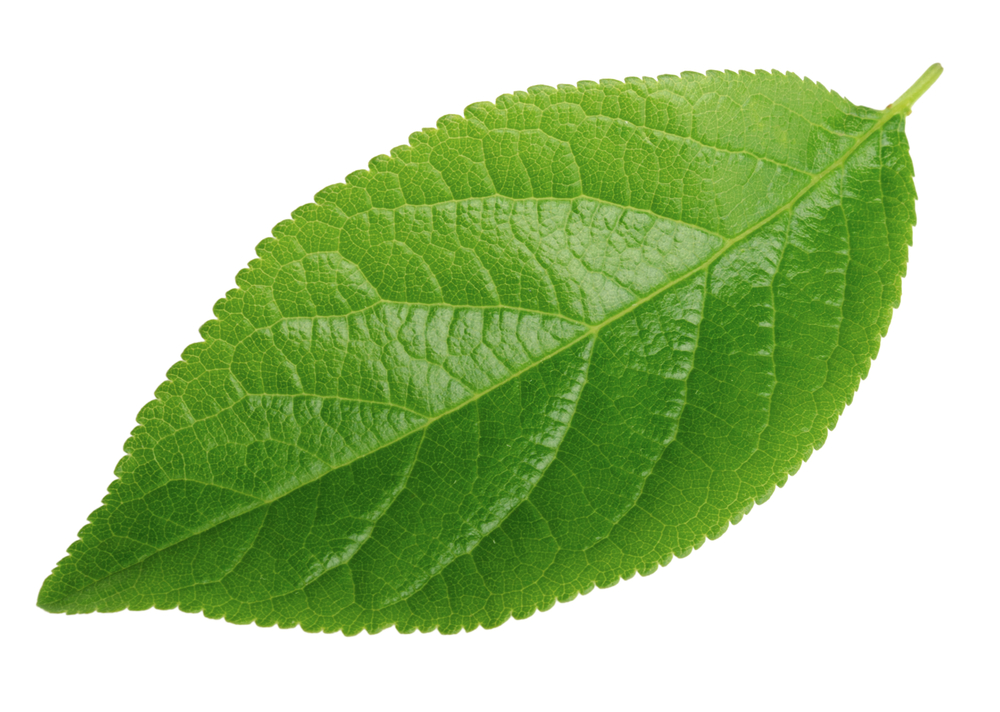
#> input picture Open CV/Brightness Control With Hand Detection OpenCV Python Source Code/leaf.jpg, 1000 x 712 px, given in place of the camera
$ python cameo.py   (older library calls are emulated)
#> lines starting #> are read from the running program, lines starting #| are printed output that depends on the picture
### Open CV/Brightness Control With Hand Detection OpenCV Python Source Code/managers.py
import cv2
import numpy
import time


class CaptureManager(object):

    def __init__(self, capture, previewWindowManager = None,
                 shouldMirrorPreview = False):

        self.previewWindowManager = previewWindowManager
        self.shouldMirrorPreview = shouldMirrorPreview

        self._capture = capture
        self._channel = 0
        self._enteredFrame = False
        self._frame = None
        self._imageFilename = None
        self._videoFilename = None
        self._videoEncoding = None
        self._videoWriter = None

        self._startTime = None
        self._framesElapsed = 0
        self._fpsEstimate = None

    @property
    def channel(self):
        return self._channel

    # [5 lines left out: function channel, not called in this run]

    @property
    def frame(self):
        if self._enteredFrame and self._frame is None:
            _, self._frame = self._capture.retrieve(
                    self._frame, self.channel)
        return self._frame

    @property
    def isWritingImage(self):
        return self._imageFilename is not None

    @property
    def isWritingVideo(self):
        return self._videoFilename is not None

    def enterFrame(self):
        """Capture the next frame, if any."""

        # But first, check that any previous frame was exited.
        assert not self._enteredFrame, \
            'previous enterFrame() had no matching exitFrame()'

        if self._capture is not None:
            self._enteredFrame = self._capture.grab()

    def exitFrame(self):
        """Draw to the window. Write to files. Release the frame."""

        # Check whether any grabbed frame is retrievable.
        # The getter may retrieve and cache the frame.
        if self.frame is None:
            self._enteredFrame = False
            return

        # Update the FPS estimate and related variables.
        if self._framesElapsed == 0:
            self._startTime = time.perf_counter()
        else:
            timeElapsed = time.perf_counter() - self._startTime
            self._fpsEstimate =  self._framesElapsed / timeElapsed
        self._framesElapsed += 1

        # Draw to the window, if any.
        if self.previewWindowManager is not None:
            if self.shouldMirrorPreview:
                mirroredFrame = numpy.fliplr(self._frame)
                self.previewWindowManager.show(mirroredFrame)
            else:
                self.previewWindowManager.show(self._frame)

        # Write to the image file, if any.
        if self.isWritingImage:
            cv2.imwrite(self._imageFilename, self._frame)
            self._imageFilename = None

        # Write to the video file, if any.
        self._writeVideoFrame()

        # Release the frame.
        self._frame = None
        self._enteredFrame = False

    def writeImage(self, filename):
        """Write the next exited frame to an image file."""
        self._imageFilename = filename

    # [12 lines left out: functions startWritingVideo, stopWritingVideo, not called in this run]

    def _writeVideoFrame(self):

        if not self.isWritingVideo:
            return

        if self._videoWriter is None:
            fps = self._capture.get(cv2.CAP_PROP_FPS)
            if numpy.isnan(fps) or fps <= 0.0:
                # The capture's FPS is unknown so use an estimate.
                if self._framesElapsed < 20:
                    # Wait until more frames elapse so that the
                    # estimate is more stable.
                    return
                else:
                    fps = self._fpsEstimate
            size = (int(self._capture.get(
                        cv2.CAP_PROP_FRAME_WIDTH)),
                    int(self._capture.get(
                        cv2.CAP_PROP_FRAME_HEIGHT)))
            self._videoWriter = cv2.VideoWriter(
                self._videoFilename, self._videoEncoding,
                fps, size)

        self._videoWriter.write(self._frame)


class WindowManager(object):

    def __init__(self, windowName, keypressCallback = None):
        self.keypressCallback = keypressCallback

        self._windowName = windowName
        self._isWindowCreated = False

    @property
    def isWindowCreated(self):
        return self._isWindowCreated

    def createWindow(self):
        cv2.namedWindow(self._windowName)
        self._isWindowCreated = True

    def show(self, frame):
        cv2.imshow(self._windowName, frame)

    def destroyWindow(self):
        cv2.destroyWindow(self._windowName)
        self._isWindowCreated = False

    def processEvents(self):
        keycode = cv2.waitKey(1)
        if self.keypressCallback is not None and keycode != -1:
            self.keypressCallback(keycode)

### Open CV/Brightness Control With Hand Detection OpenCV Python Source Code/filters.py
import cv2
import numpy as np

def strokeEdge(src, dst, blurKsize = 7, edgeKsize = 5):
    if blurKsize >= 3:
        blurredSrc = cv2.medianBlur(src, blurKsize)
        graySrc = cv2.cvtColor(blurredSrc, cv2.COLOR_BGR2GRAY)
    else:
        graySrc = cv2.cvtColor(src, cv2.COLOR_BGRA2GRAY)
    cv2.Laplacian(graySrc, cv2.CV_8U, graySrc, ksize=edgeKsize)
    normalizedInverseAlpha = (1.0/2555) * (255 - graySrc)
    channels = cv2.split(src)
    for channel in channels:
        channel[:] = channel * normalizedInverseAlpha
    cv2.merge(channels, dst)

### Open CV/Brightness Control With Hand Detection OpenCV Python Source Code/cameo.py
import cv2
from managers import WindowManager, CaptureManager
import filters
class Cameo(object):
    def __init__(self):
        self._windowManager = WindowManager('Cameo', self.onKeypress)
        self._captureManager = CaptureManager(cv2.VideoCapture(0), self._windowManager, True)

    def run(self):
        self._windowManager.createWindow()
        while self._windowManager.isWindowCreated:
            self._captureManager.enterFrame()
            frame = self._captureManager.frame

            if frame is not None:
                #TODO
                pass
            filters.strokeEdge(frame,frame)
            self._captureManager.exitFrame()
            self._windowManager.processEvents()
#> this loop made 1 pass; (key Esc is pressed on pass 1)
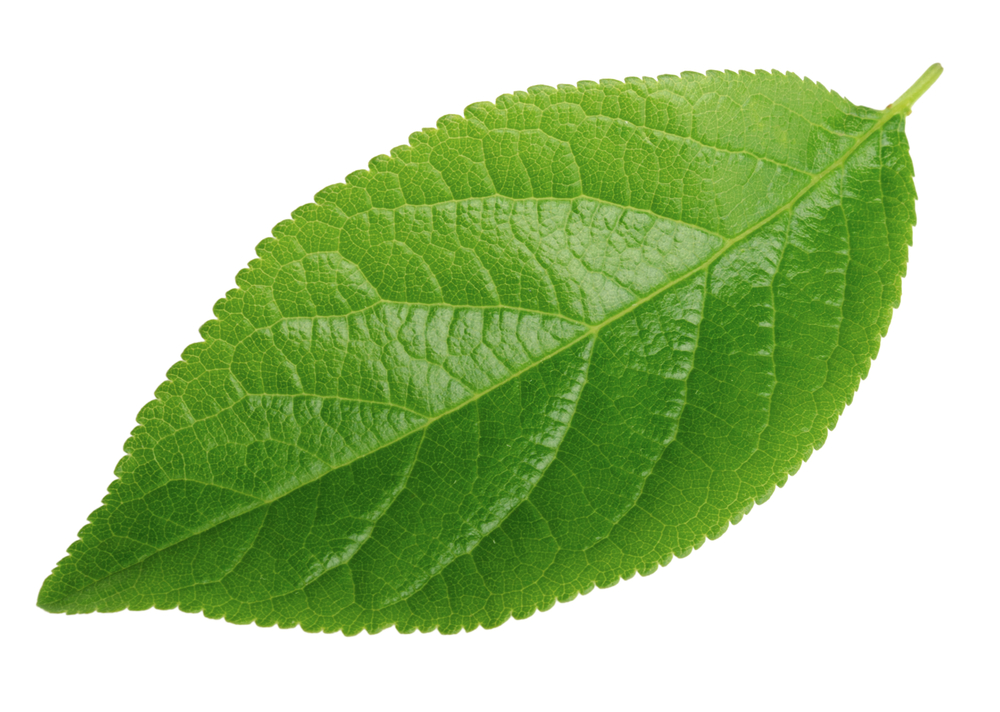
#> input picture Open CV/Brightness Control With Hand Detection OpenCV Python Source Code/leaf.jpg, 1000 x 712 px, given in place of the camera
#> pass 1, in strokeEdge, `graySrc = cv2.cvtColor(blurredSrc, cv2.COLOR_BGR2GRAY)`:
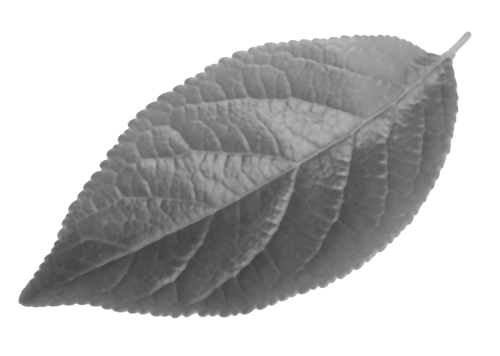
#> graySrc: shape (712, 1000) (shown at 1/2 size); min 64, max 255, mean 190.2
#> pass 1, in strokeEdge, `normalizedInverseAlpha = (1.0/2555) * (255 - graySrc)`:
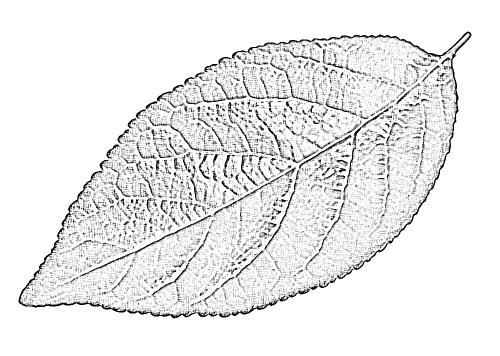
#> normalizedInverseAlpha: shape (712, 1000) float64 (shown at 1/2 size); min 0, max 0.0998, mean 0.0919; drawn with min black and max white
#> pass 1, in exitFrame, `mirroredFrame = numpy.fliplr(self._frame)`:
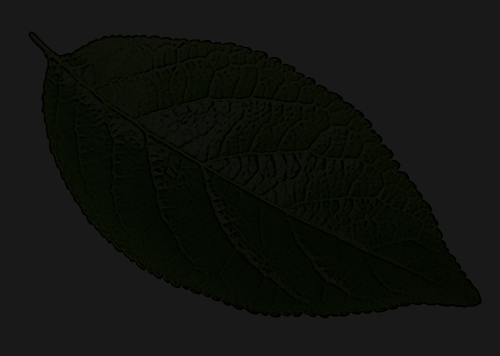
#> mirroredFrame: shape (712, 1000, 3) (shown at 1/2 size); mean B, G, R 14.7, 18.7, 16.7
#> after the loop:
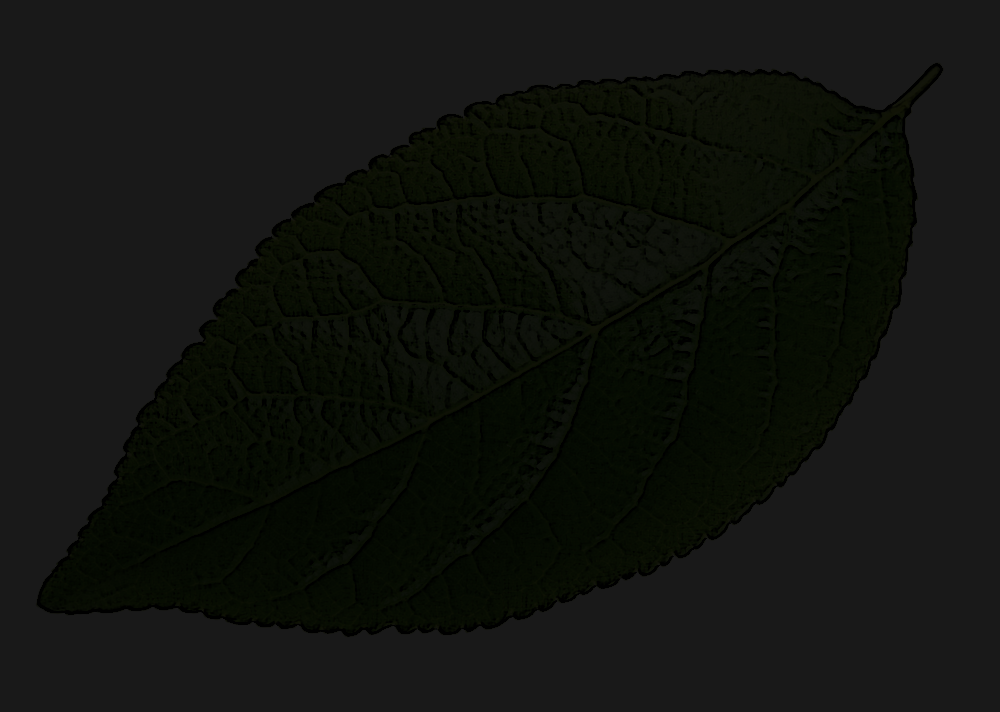
#> frame: shape (712, 1000, 3); mean B, G, R 14.7, 18.7, 16.7

    def onKeypress(self, keycode):
        if keycode == 32:  #spacebar
            self._captureManager.writeImage('screencapture.png')
        elif keycode == 9:# tabbtn
            if not self._captureManager.isWritingVideo:
                self._captureManager.startWritingVideo('screencast.avi')
            else:
                self._captureManager.stopWritingVideo()
        elif keycode == 27: #escape btn
            self._windowManager.destroyWindow()

if __name__ =="__main__":
    Cameo().run()

$ run again, on Open CV/Brightness Control With Hand Detection OpenCV Python Source Code/img.png
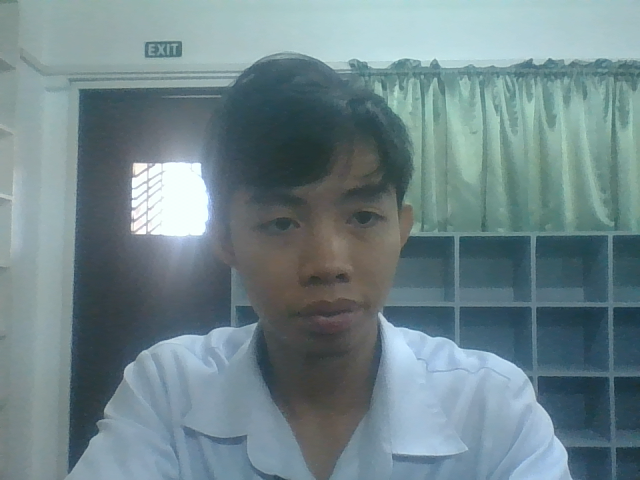
#> input picture Open CV/Brightness Control With Hand Detection OpenCV Python Source Code/img.png, 640 x 480 px, given in place of the camera
#> the loop in run, `while self._windowManager.isWindowCreated:` made 1 pass; (key Esc is pressed on pass 1)
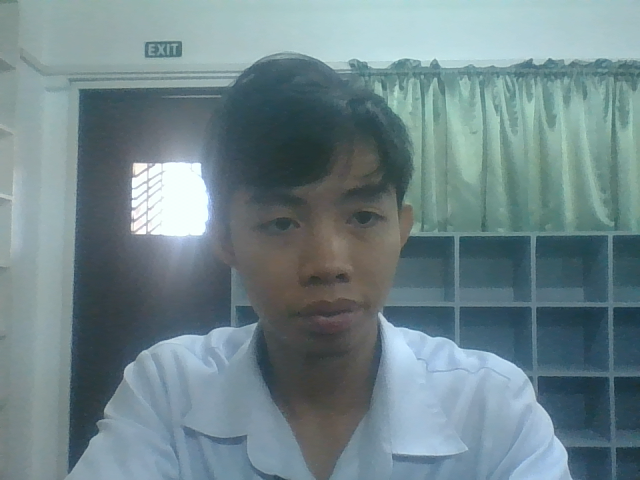
#> input picture Open CV/Brightness Control With Hand Detection OpenCV Python Source Code/img.png, 640 x 480 px, given in place of the camera
#> pass 1, in strokeEdge, `normalizedInverseAlpha = (1.0/2555) * (255 - graySrc)`:
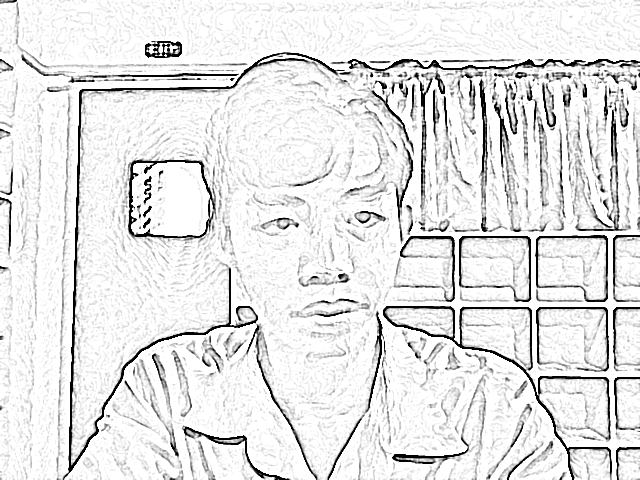
#> normalizedInverseAlpha: shape (480, 640) float64; min 0, max 0.0998, mean 0.0896; drawn with min black and max white
#> pass 1, in exitFrame, `mirroredFrame = numpy.fliplr(self._frame)`:
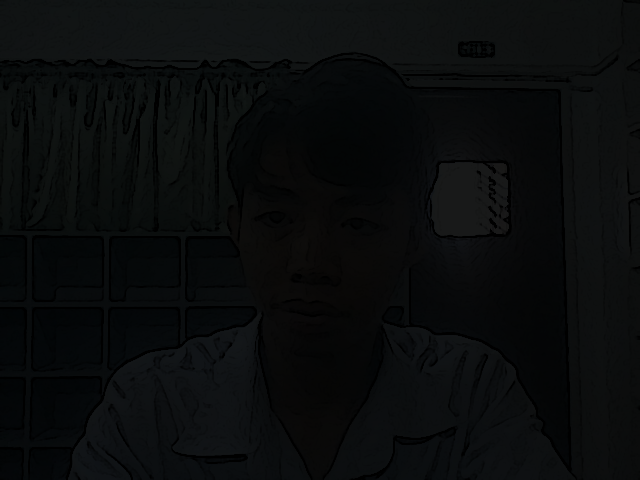
#> mirroredFrame: shape (480, 640, 3); mean B, G, R 12.1, 11.6, 9.7
